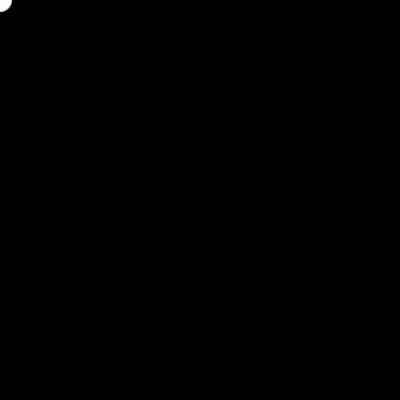
Frame 1 (no input)
Frame 60 (the mouse pressed at the canvas centre just before this capture): identical to frame 1, image omitted
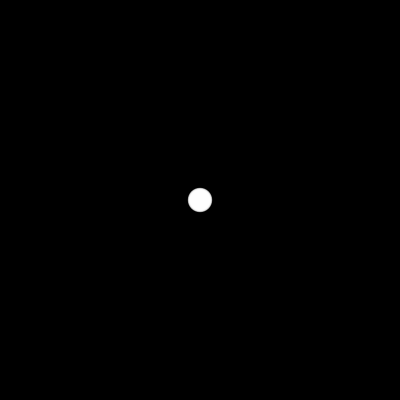
Frame 120 (the mouse held since frame 60 and released just before this capture)

The Processing sketch that drew these frames (run headless with seeded random() and noise(); from frame 60 on, the mouse is pressed at the canvas centre):

// Processing sketch: arrayStoreMouseXY
// ── arrayStoreMouseXY.pde
int num = 50;
int[] x = new int[num];
int[] y = new int[num];

void setup(){
  size(400, 400);
  noStroke();
  smooth();
  fill(255, 102);
}

void draw(){
  background(0);
  for(int i = num-1; i > 0; i--){
    x[i] = x[i-1];
    y[i] = y[i-1];
  }
  x[0] = mouseX;
  y[0] = mouseY;
  for(int i = 0; i < num; i++){
    ellipse(x[i], y[i], i/2.0, i/2.0);
  }
}
